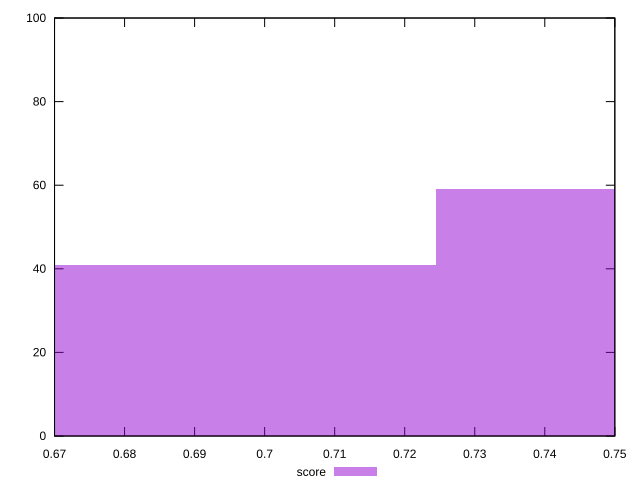

The gnuplot source for this figure:
reset

$score <<EOF
0.676226750060999 41
0.7728305714982845 59
EOF

set key outside below
set boxwidth 0.09660382143728556
set xrange [0.67:0.75]
set yrange [0:100]
set trange [0:100]
set style fill transparent solid 0.5 noborder
set terminal svg size 640, 490 enhanced background rgb 'white'
set output "reports/report_00033_2021-03-01T14-23-16.841Z/unused-css-rules/samples/astro-cached/score/histogram.svg"

plot $score title "score" with boxes

reset
